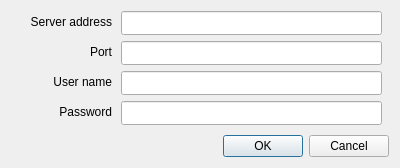
<?xml version="1.0" encoding="UTF-8"?>
<ui version="4.0">
 <class>ConnectDialog</class>
 <widget class="QDialog" name="ConnectDialog">
  <property name="geometry">
   <rect>
    <x>0</x>
    <y>0</y>
    <width>400</width>
    <height>168</height>
   </rect>
  </property>
  <property name="windowTitle">
   <string>Connect</string>
  </property>
  <property name="modal">
   <bool>true</bool>
  </property>
  <layout class="QVBoxLayout" name="verticalLayout">
   <item>
    <widget class="QWidget" name="widget" native="true">
     <widget class="QLineEdit" name="EAddress">
      <property name="geometry">
       <rect>
        <x>110</x>
        <y>0</y>
        <width>261</width>
        <height>24</height>
       </rect>
      </property>
     </widget>
     <widget class="QLineEdit" name="EPort">
      <property name="geometry">
       <rect>
        <x>110</x>
        <y>30</y>
        <width>261</width>
        <height>24</height>
       </rect>
      </property>
     </widget>
     <widget class="QLineEdit" name="EName">
      <property name="geometry">
       <rect>
        <x>110</x>
        <y>60</y>
        <width>261</width>
        <height>24</height>
       </rect>
      </property>
     </widget>
     <widget class="QLineEdit" name="EPassword">
      <property name="geometry">
       <rect>
        <x>110</x>
        <y>90</y>
        <width>261</width>
        <height>24</height>
       </rect>
      </property>
      <property name="echoMode">
       <enum>QLineEdit::Password</enum>
      </property>
     </widget>
     <widget class="QLabel" name="label1">
      <property name="geometry">
       <rect>
        <x>10</x>
        <y>0</y>
        <width>91</width>
        <height>21</height>
       </rect>
      </property>
      <property name="text">
       <string>Server address</string>
      </property>
      <property name="alignment">
       <set>Qt::AlignRight|Qt::AlignTrailing|Qt::AlignVCenter</set>
      </property>
     </widget>
     <widget class="QLabel" name="label2">
      <property name="geometry">
       <rect>
        <x>10</x>
        <y>30</y>
        <width>91</width>
        <height>21</height>
       </rect>
      </property>
      <property name="text">
       <string>Port</string>
      </property>
      <property name="alignment">
       <set>Qt::AlignRight|Qt::AlignTrailing|Qt::AlignVCenter</set>
      </property>
     </widget>
     <widget class="QLabel" name="label3">
      <property name="geometry">
       <rect>
        <x>10</x>
        <y>60</y>
        <width>91</width>
        <height>21</height>
       </rect>
      </property>
      <property name="text">
       <string>User name</string>
      </property>
      <property name="alignment">
       <set>Qt::AlignRight|Qt::AlignTrailing|Qt::AlignVCenter</set>
      </property>
     </widget>
     <widget class="QLabel" name="label4">
      <property name="geometry">
       <rect>
        <x>10</x>
        <y>90</y>
        <width>91</width>
        <height>21</height>
       </rect>
      </property>
      <property name="text">
       <string>Password</string>
      </property>
      <property name="alignment">
       <set>Qt::AlignRight|Qt::AlignTrailing|Qt::AlignVCenter</set>
      </property>
     </widget>
    </widget>
   </item>
   <item>
    <widget class="QDialogButtonBox" name="buttonBox">
     <property name="standardButtons">
      <set>QDialogButtonBox::Cancel|QDialogButtonBox::Ok</set>
     </property>
    </widget>
   </item>
  </layout>
 </widget>
 <resources/>
 <connections>
  <connection>
   <sender>buttonBox</sender>
   <signal>accepted()</signal>
   <receiver>ConnectDialog</receiver>
   <slot>accept()</slot>
   <hints>
    <hint type="sourcelabel">
     <x>272</x>
     <y>110</y>
    </hint>
    <hint type="destinationlabel">
     <x>398</x>
     <y>82</y>
    </hint>
   </hints>
  </connection>
  <connection>
   <sender>buttonBox</sender>
   <signal>rejected()</signal>
   <receiver>ConnectDialog</receiver>
   <slot>reject()</slot>
   <hints>
    <hint type="sourcelabel">
     <x>354</x>
     <y>112</y>
    </hint>
    <hint type="destinationlabel">
     <x>398</x>
     <y>51</y>
    </hint>
   </hints>
  </connection>
 </connections>
</ui>
